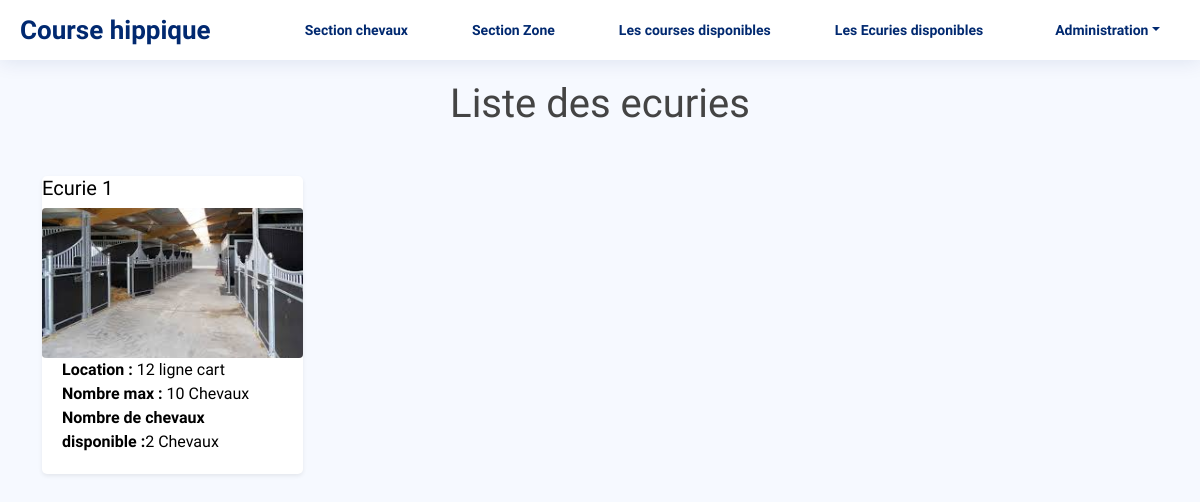
/ecuries/, run on the app's committed database.
### hippodrome/models.py (models this page shows, shortened)
class Ecurie(models.Model):
    name = models.CharField(max_length=100)
    location = models.CharField(max_length=200)
    max_chevaux = models.PositiveIntegerField(default=10)
    logo = models.ImageField(upload_to='ecurie_logo/', blank=True, null=True)

class Cheval(models.Model):
    name = models.CharField(max_length=100)  # Nom du cheval
    age = models.PositiveIntegerField()  # Âge du cheval
    race_type = models.CharField(
        max_length=50,
        choices=[
            ('Sprint', 'Sprint'),
            ('Obstacle', 'Obstacle'),
            ('Endurance', 'Endurance'),
        ]
    )
    jockey = models.ForeignKey(
        Jockey, on_delete=models.SET_NULL, null=True, blank=True
    )
    ecurie = models.ForeignKey(Ecurie, on_delete=models.SET_NULL, null=True, blank=True, related_name='chevaux')
    photo = models.ImageField(upload_to='chevaux/', blank=True, null=True)  # Photo du cheval

### hippodrome/views.py (the view)
# urls.py: path('ecuries/', views.stable_list, name='ecurie_list'),
def stable_list(request):
    ecuries = Ecurie.objects.all()
    return render(request, 'hippodrome/ecurie_list.html', {'object_list': ecuries})

### templates/hippodrome/ecurie_list.html (shortened to what this page needs)
{% extends 'base.html' %}
{% block main %}
  <main id="main" class="main">
      <div class="container">
        <h1 class="mb-4 text-center">Liste des ecuries</h1>
      <br>
        <div class="row">
            {% for ecurie in object_list %}
                <div class="col-md-3 mb-4">
                    <div class="card shadow-sm">
                    <a href="{% url 'hippodrome:cheval_detail' ecurie.id%}" class="text-black">
                        <h5>{{ ecurie.name }}</h5>
                        {% if ecurie.logo %}
                            <img src="{{ ecurie.logo.url }}" class="card-img-top fixed-height-img" alt="Image de {{ cheval.name }}">
                        {% else %}
                            <img src="https://via.placeholder.com/300x200?text=Pas+d%27image" class="card-img-top fixed-height-img" alt="Pas d'image">
                        {% endif %}
                        <div class="card-body">
                            <p class="card-text">
                                <strong>Location :</strong> {{ ecurie.location }}<br>
                                <strong>Nombre max :</strong> {{ ecurie.max_chevaux }} Chevaux<br>
                                <strong>Nombre de chevaux disponible :</strong>{{ ecurie.chevaux.all | length}}  Chevaux<br>
                            </p>
                        </div>
                    </a>
                    </div>
                </div>
            {% endfor %}
        </div>
    </div>
  </main>
{% endblock %}

### static/css/style.css (style rules this page uses)
:root { scroll-behavior: smooth; }
body { font-family: "Birthstone", cursive; background: #f6f9ff; color: #444444; }
a { color: #4154f1; text-decoration: none; }
h1, h2, h3, h4, h5, h6 { font-family: "Birthstone", cursive; }
#main { margin-top: 60px; padding: 20px 30px; transition: all 0.3s; }
.card { margin-bottom: 30px; border: none; border-radius: 5px; box-shadow: 0px 0 30px rgba(1, 41, 112, 0.1); }
.card-body { padding: 0 20px 20px 20px; }
.fixed-height-img { height: 150px; object-fit: cover; width: 100%; border-radius: 0.25rem; }

### data on the page
Ecurie: name "Ecurie 1", logo (picture), location "12 ligne cart", max_chevaux "10", chevaux.all|length "2"
